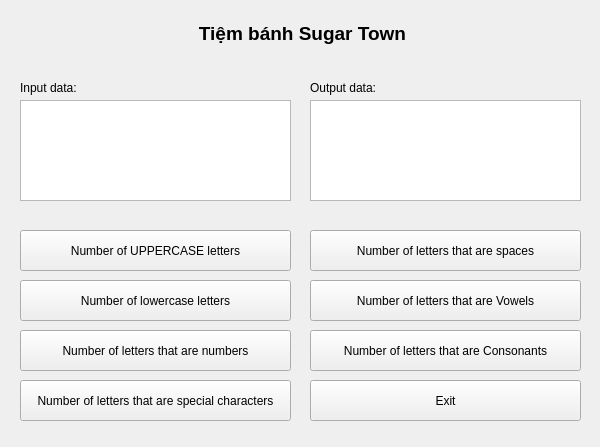
<?xml version="1.0" encoding="UTF-8"?>
<ui version="4.0">
 <class>MainWindow</class>
 <widget class="QMainWindow" name="MainWindow">
  <property name="geometry">
   <rect>
    <x>0</x>
    <y>0</y>
    <width>600</width>
    <height>447</height>
   </rect>
  </property>
  <property name="windowTitle">
   <string>String Processing</string>
  </property>
  <widget class="QWidget" name="centralwidget">
   <widget class="QLabel" name="label_title">
    <property name="geometry">
     <rect>
      <x>110</x>
      <y>20</y>
      <width>385</width>
      <height>28</height>
     </rect>
    </property>
    <property name="font">
     <font>
      <pointsize>14</pointsize>
      <weight>75</weight>
      <bold>true</bold>
     </font>
    </property>
    <property name="text">
     <string>&lt;html&gt;&lt;head/&gt;&lt;body&gt;&lt;p align=&quot;center&quot;&gt;Tiệm bánh Sugar Town&lt;/p&gt;&lt;/body&gt;&lt;/html&gt;</string>
    </property>
    <property name="alignment">
     <set>Qt::AlignCenter</set>
    </property>
   </widget>
   <widget class="QPushButton" name="btn8">
    <property name="geometry">
     <rect>
      <x>310</x>
      <y>380</y>
      <width>271</width>
      <height>41</height>
     </rect>
    </property>
    <property name="text">
     <string>Exit</string>
    </property>
   </widget>
   <widget class="QLabel" name="label_output">
    <property name="geometry">
     <rect>
      <x>310</x>
      <y>80</y>
      <width>91</width>
      <height>16</height>
     </rect>
    </property>
    <property name="font">
     <font>
      <pointsize>9</pointsize>
     </font>
    </property>
    <property name="text">
     <string>Output data:</string>
    </property>
   </widget>
   <widget class="QPushButton" name="btn5">
    <property name="geometry">
     <rect>
      <x>310</x>
      <y>230</y>
      <width>271</width>
      <height>41</height>
     </rect>
    </property>
    <property name="styleSheet">
     <string notr="true"/>
    </property>
    <property name="text">
     <string>Number of letters that are spaces</string>
    </property>
   </widget>
   <widget class="QPushButton" name="btn7">
    <property name="geometry">
     <rect>
      <x>310</x>
      <y>330</y>
      <width>271</width>
      <height>41</height>
     </rect>
    </property>
    <property name="text">
     <string>Number of letters that are Consonants</string>
    </property>
   </widget>
   <widget class="QPushButton" name="btn6">
    <property name="geometry">
     <rect>
      <x>310</x>
      <y>280</y>
      <width>271</width>
      <height>41</height>
     </rect>
    </property>
    <property name="text">
     <string>Number of letters that are Vowels</string>
    </property>
   </widget>
   <widget class="QLabel" name="label_input">
    <property name="geometry">
     <rect>
      <x>20</x>
      <y>80</y>
      <width>81</width>
      <height>16</height>
     </rect>
    </property>
    <property name="font">
     <font>
      <pointsize>9</pointsize>
     </font>
    </property>
    <property name="text">
     <string>Input data:</string>
    </property>
   </widget>
   <widget class="QPushButton" name="btn2">
    <property name="geometry">
     <rect>
      <x>20</x>
      <y>280</y>
      <width>271</width>
      <height>41</height>
     </rect>
    </property>
    <property name="text">
     <string>Number of lowercase letters</string>
    </property>
   </widget>
   <widget class="QPushButton" name="btn1">
    <property name="geometry">
     <rect>
      <x>20</x>
      <y>230</y>
      <width>271</width>
      <height>41</height>
     </rect>
    </property>
    <property name="sizePolicy">
     <sizepolicy hsizetype="Fixed" vsizetype="Fixed">
      <horstretch>0</horstretch>
      <verstretch>0</verstretch>
     </sizepolicy>
    </property>
    <property name="text">
     <string>Number of UPPERCASE letters</string>
    </property>
   </widget>
   <widget class="QPushButton" name="btn4">
    <property name="geometry">
     <rect>
      <x>20</x>
      <y>380</y>
      <width>271</width>
      <height>41</height>
     </rect>
    </property>
    <property name="text">
     <string>Number of letters that are special characters</string>
    </property>
   </widget>
   <widget class="QPushButton" name="btn3">
    <property name="geometry">
     <rect>
      <x>20</x>
      <y>330</y>
      <width>271</width>
      <height>41</height>
     </rect>
    </property>
    <property name="text">
     <string>Number of letters that are numbers</string>
    </property>
   </widget>
   <widget class="QPlainTextEdit" name="plainTextEdit">
    <property name="geometry">
     <rect>
      <x>20</x>
      <y>100</y>
      <width>271</width>
      <height>101</height>
     </rect>
    </property>
    <property name="plainText">
     <string/>
    </property>
   </widget>
   <widget class="QPlainTextEdit" name="plainTextEdit_2">
    <property name="geometry">
     <rect>
      <x>310</x>
      <y>100</y>
      <width>271</width>
      <height>101</height>
     </rect>
    </property>
    <property name="readOnly">
     <bool>true</bool>
    </property>
    <property name="plainText">
     <string/>
    </property>
   </widget>
  </widget>
 </widget>
 <resources/>
 <connections>
  <connection>
   <sender>btn8</sender>
   <signal>clicked()</signal>
   <receiver>MainWindow</receiver>
   <slot>close()</slot>
   <hints>
    <hint type="sourcelabel">
     <x>445</x>
     <y>400</y>
    </hint>
    <hint type="destinationlabel">
     <x>299</x>
     <y>223</y>
    </hint>
   </hints>
  </connection>
 </connections>
</ui>
